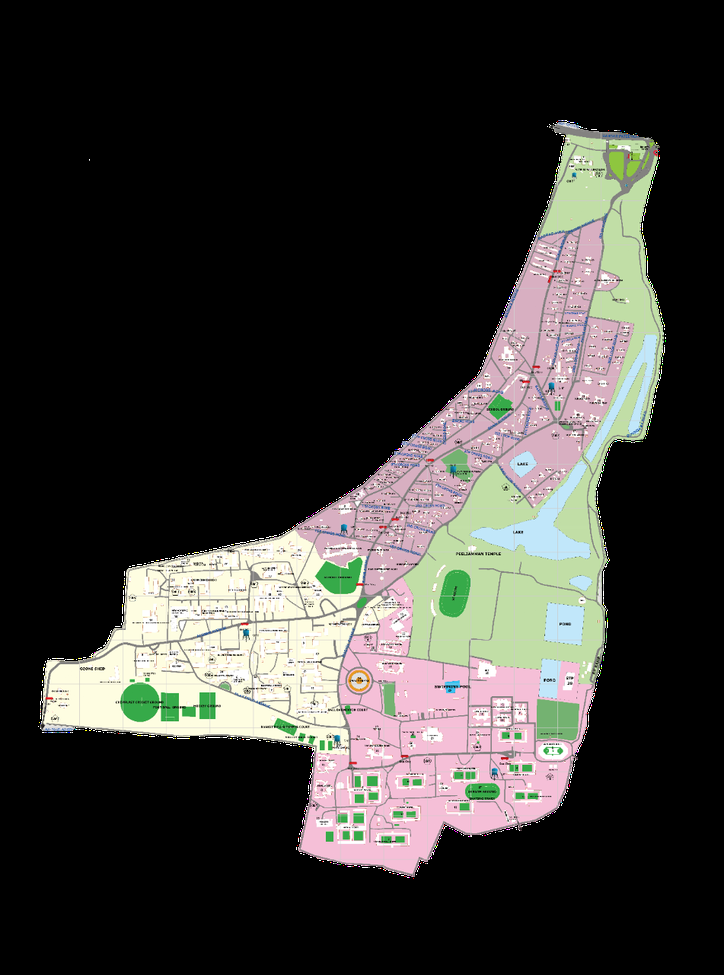
#> input picture Assignment2/IITM_map_without_background.png, 724 x 975 px, shrunk from 951 x 1280 before the run, found by its file name
$ jupyter execute --allow-errors mesh_to_vtk.ipynb
#> lines starting #> are read from the running program, lines starting #| are printed output that depends on the picture; after the words box and inside, x2 and y2 are one past the last pixel; in counts of white or black regions, pixels touching at a corner belong together
**ME21B145 Assignment 1 - Pratham Sunkad**

Trying to Find Map boundary and sample points using opencv

[cell 1]
import matplotlib.pyplot as plt
from PIL import Image
import cv2
import numpy as np

[cell 2]
image_path = 'IITM_map_without_background.png'
image = cv2.imread(image_path)
#> image is the input picture: shape (975, 724, 3); mean B, G, R 52.6, 56, 57.1
gray_image = cv2.cvtColor(image, cv2.COLOR_BGR2GRAY)
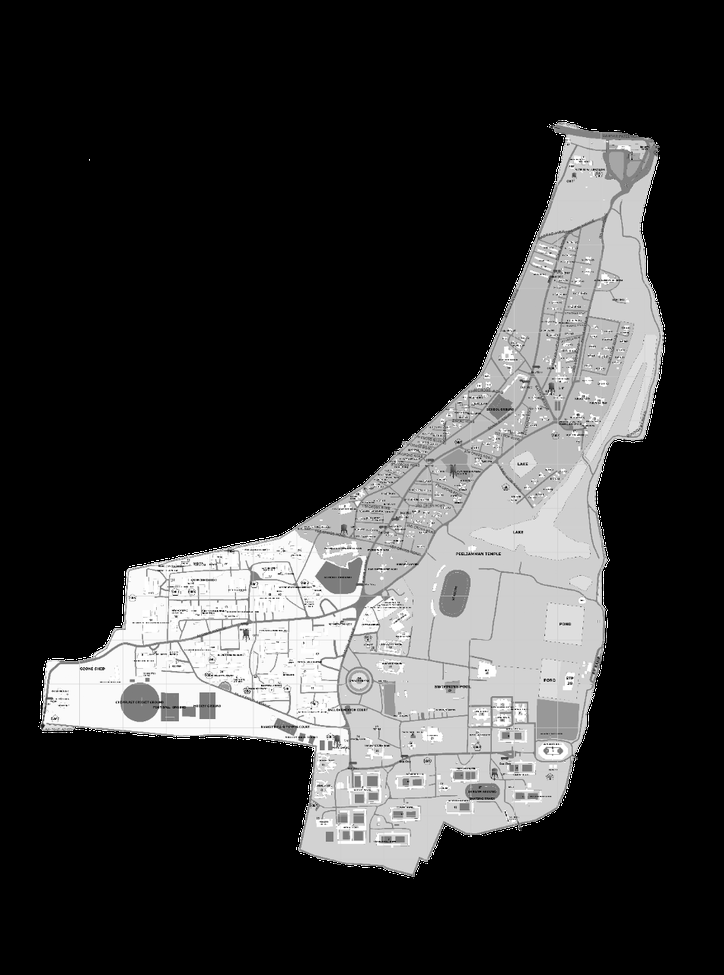
#> gray_image: shape (975, 724); min 0, max 255, mean 55.9

[cell 3]
plt.imshow(image)

[cell 4]
plt.imshow(gray_image)

[cell 5]
np.max(gray_image)
#> Out = 255

[cell 6]
s = gray_image.shape
#> s = (975, 724)
for i in range(s[0]):
    for j in range(s[1]):
        if gray_image[i][j] != 0:
            gray_image[i][j] = 255
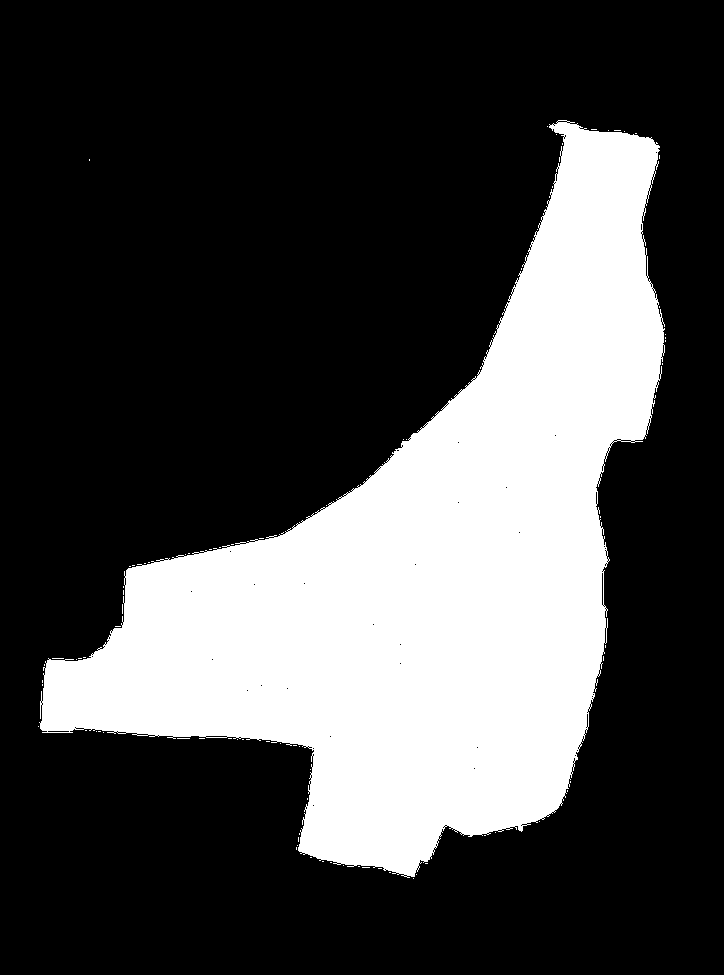
#> gray_image: shape (975, 724); 28% white; 85 white regions (84 under 20 px), largest, box (x1, y1, x2, y2) and area: (39, 120, 665, 878) 197453

[cell 7]
plt.imshow(gray_image)

[cell 8]
edges = cv2.Canny(gray_image, threshold1=100, threshold2=200)
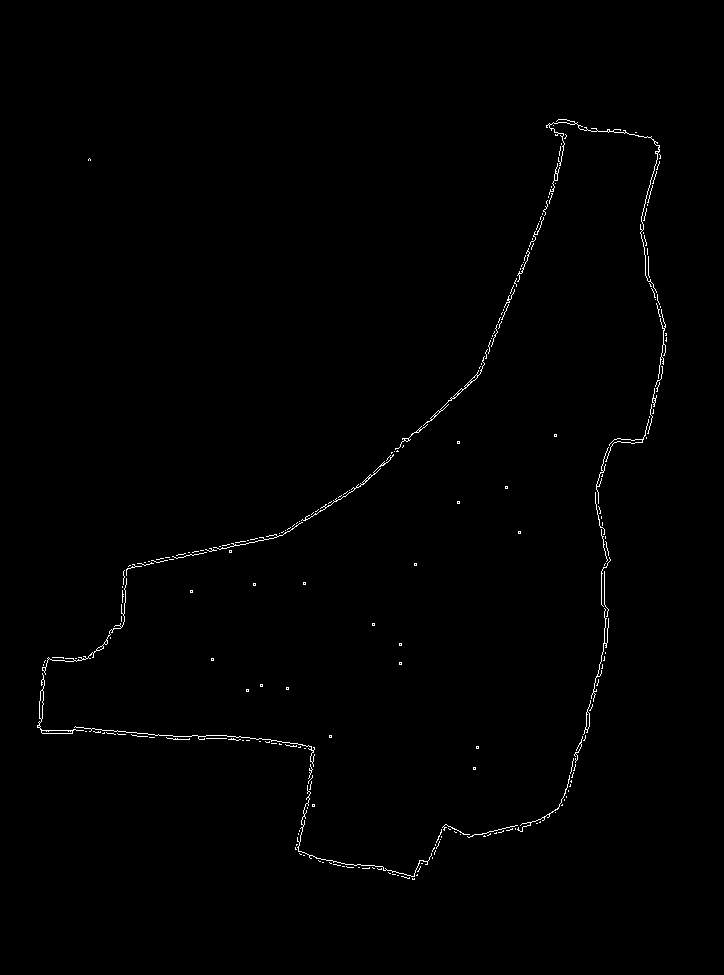
#> edges: shape (975, 724); 0.63% white in thin lines or dots, all inside (x1, y1, x2, y2) = (37, 119, 667, 880)

[cell 9]
plt.imshow(edges)

[cell 10]
output_path = 'IITM_edge_detected_image.png'  # Replace with your desired output path
cv2.imwrite(output_path, edges)
#> Out = True

[cell 11]
plt.savefig(output_path, format='png', bbox_inches='tight')

This did not work, so selected 88 points on the map on gmsh itself

*Coverting .gmsh file to .vtk file - python code*

[cell 12]
def parse_gmsh(file_path):
    with open(file_path, 'r') as file:
        content = file.readlines()

    nodes = []
    elements = []

    in_node_section = False
    in_element_section = False

    for line in content:
        line = line.strip()
        if not line:
            continue

        if line.startswith('$Nodes'):
            in_node_section = True
            continue
        elif line.startswith('$EndNodes'):
            in_node_section = False
            continue
        elif line.startswith('$Elements'):
            in_element_section = True
            continue
        elif line.startswith('$EndElements'):
            in_element_section = False
            continue

        if in_node_section:
            parts = line.split()
            if len(parts) == 4:
                node_id = int(parts[0])
                x = float(parts[1])
                y = float(parts[2])
                z = float(parts[3])
                nodes.append((x, y, z))

        if in_element_section:
            parts = line.split()
            if len(parts) > 1:
                element_type = int(parts[1])
                if element_type == 15:  # Point element
                    node_id = int(parts[-1]) - 1  # Convert to 0-index
                    elements.append((1, [node_id]))
                elif element_type == 1:  # Line element
                    node1 = int(parts[-2]) - 1  # Convert to 0-index
                    node2 = int(parts[-1]) - 1  # Convert to 0-index
                    elements.append((2, [node1, node2]))
                elif element_type == 2:  # Triangle element
                    node1 = int(parts[-3]) - 1  # Convert to 0-index
                    node2 = int(parts[-2]) - 1  # Convert to 0-index
                    node3 = int(parts[-1]) - 1  # Convert to 0-index
                    elements.append((3, [node1, node2, node3]))

    return nodes, elements

#> (a cell that did not finish here is left out)

[cell 14]
def write_vtk(nodes, elements, vtk_file):
    with open(vtk_file, 'w') as vtk:
        vtk.write("# vtk DataFile Version 2.0\n")
        vtk.write("Converted from Gmsh\n")
        vtk.write("ASCII\n")
        vtk.write("DATASET UNSTRUCTURED_GRID\n")

        # Write points
        vtk.write(f"POINTS {len(nodes)} double\n")
        for node in nodes:
            vtk.write(f"{node[0]} {node[1]} {node[2]}\n")

        # Calculate the total number of entries for CELLS
        cell_entries = 0
        for elem in elements:
            cell_entries += len(elem[1]) + 1  # +1 for the count at the start of each cell

        # Write cells
        vtk.write(f"CELLS {len(elements)} {cell_entries}\n")
        for elem in elements:
            vtk.write(f"{elem[0]} " + " ".join(map(str, elem[1])) + "\n")

        # Write cell types
        vtk.write(f"CELL_TYPES {len(elements)}\n")
        for elem in elements:
            if elem[0] == 1:
                vtk.write("1\n")  # Vertex
            elif elem[0] == 2:
                vtk.write("3\n")  # Line
            elif elem[0] == 3:
                vtk.write("5\n")  # Triangle

[cell 15]
def gmsh_to_vtk(gmsh_file, vtk_file):
    nodes, elements = parse_gmsh(gmsh_file)
